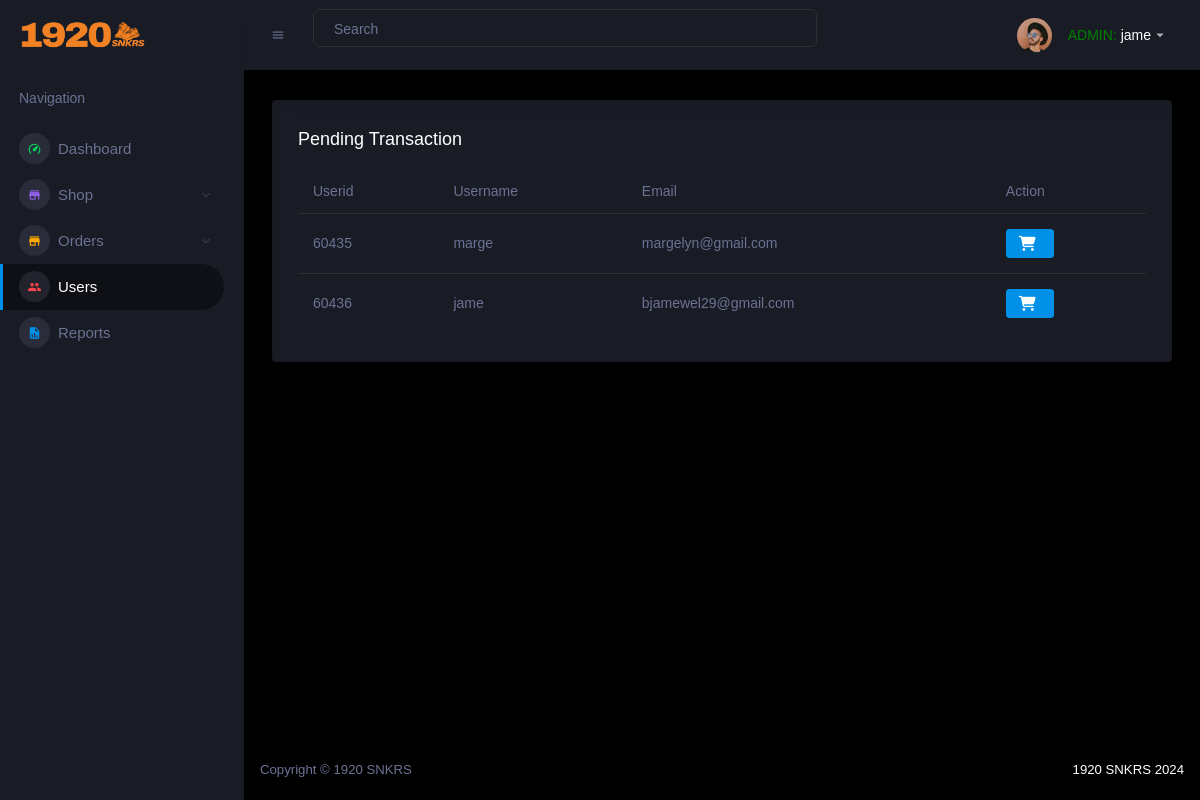
The page /admin/users.php (signed in) on the database as committed earlier.
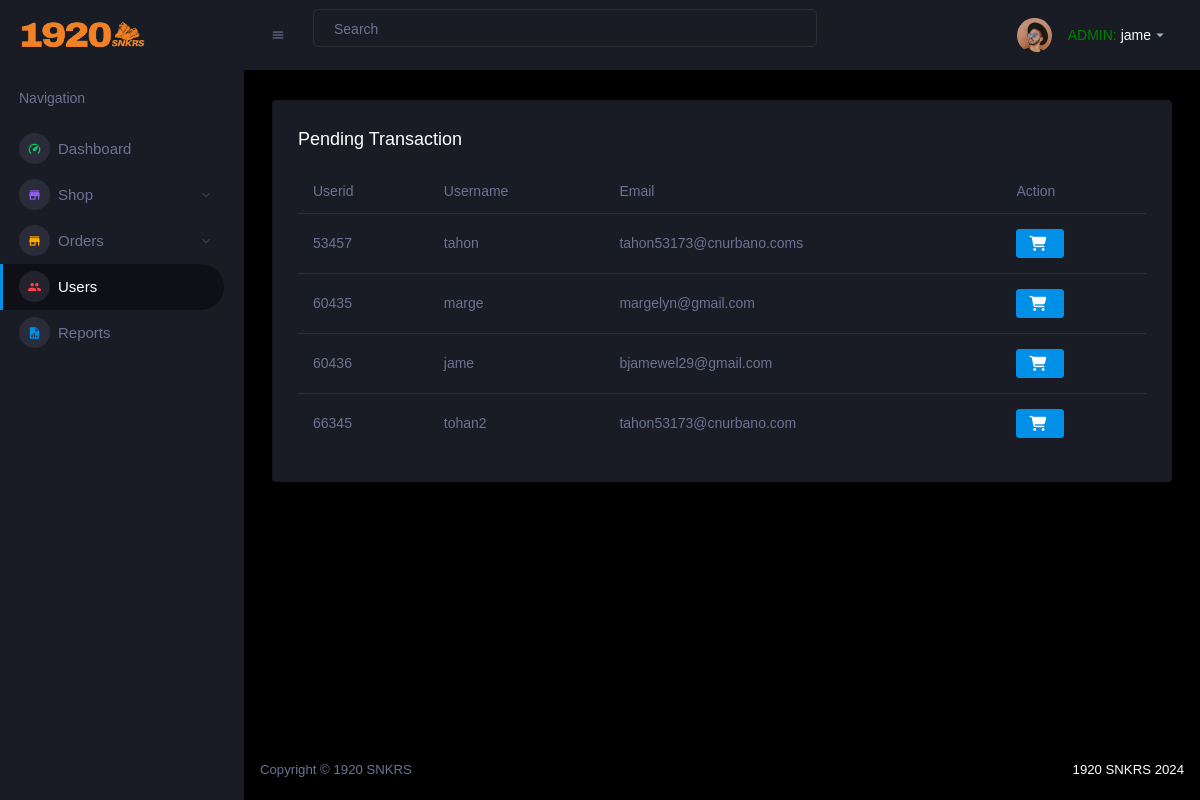
The same page on the database as committed later.
### tables this page shows
CREATE TABLE `users` (
  `userid` int(11) NOT NULL,
  `username` varchar(50) NOT NULL,
  `email` varchar(100) NOT NULL,
  `password` varchar(100) NOT NULL,
  `datecreated` timestamp NOT NULL DEFAULT current_timestamp()
);

### admin/users.php (the view, shortened to what this page needs)
<html lang="en">
<?php
require_once("../database/connection.php");
?>
</head>
<body>
    <div class="container-scroller">
        <?php include("sidebar.php"); ?>
        <div class="container-fluid page-body-wrapper">
            <?php include("navbar.php") ?>
            <div class="main-panel">
                <div class="content-wrapper">
                    <div class="row">
                        <div class="col-lg-12 grid-margin stretch-card">
                            <div class="card">
                                <div class="card-body">
                                    <h4 class="card-title">Pending Transaction</h4>
                                    <div class="table-responsive">
                                        <table id="productTable" class="table">
                                            <thead>
                                                <tr>
                                                    <th>Userid</th>
                                                    <th>Username</th>
                                                    <th>Email</th>
                                                    <th>Action</th>
                                                </tr>
                                            </thead>
                                            <tbody>
                                                <?php
                                                $query = "SELECT * FROM users";
                                                $result = mysqli_query($link, $query);
                                                while ($row = mysqli_fetch_assoc($result)) {
                                                    $userid = $row['userid'];
                                                    $username = $row['username'];
                                                    $email = $row['email'];
                                                    echo "<tr>
                                                    <td>{$userid}</td>
                                                    <td>{$username}</td>
                                                    <td>{$email}</td>
                                                        <td>
                                                            <button type='button' data-userid='{$userid}' class='view-order btn btn-primary btn-md'><i class='fas fa-shopping-cart'></i></button>
                                                        </td>
                                                    </tr>";
                                                }
                                                ?>
                                            </tbody>
                                        </table>
                                    </div>
                                </div>
                            </div>
                        </div>
                    </div>
                </div>
            </div>
        </div>
    </div>
</body>
</html>

Rows that differ between the two databases and show on the page:
added users: userid "53457", username "tahon", email "tahon53173@cnurbano.coms"
added users: userid "66345", username "tohan2", email "tahon53173@cnurbano.com"
